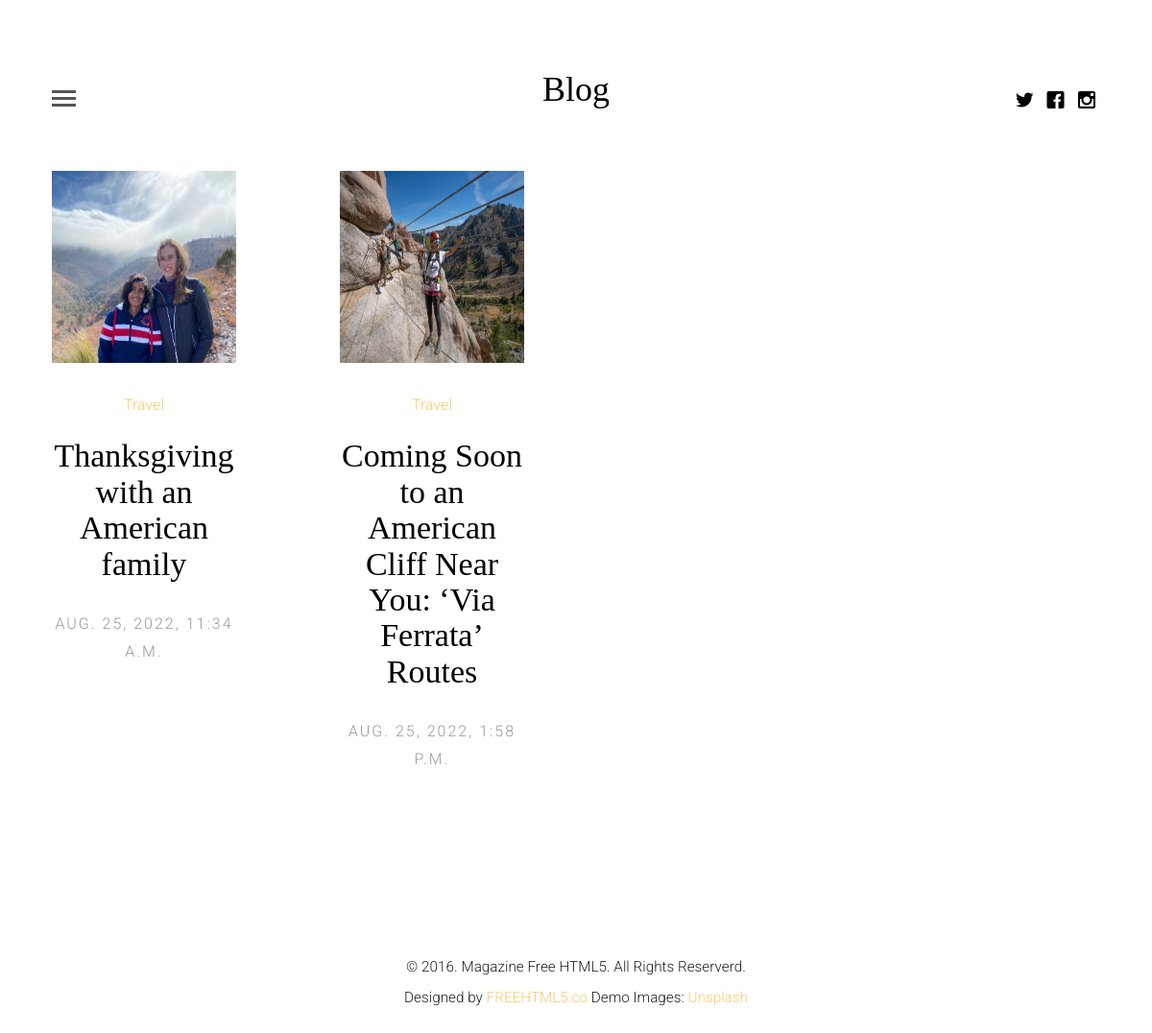
The page /topic/Travel/ on the database its author committed.
### app/models.py (models this page shows, shortened)
class Article(models.Model):
    article_author = models.ForeignKey(Author, on_delete=models.CASCADE)
    title = models.CharField(max_length=100)
    description = models.TextField(null=True)
    category = models.ForeignKey(Category, on_delete=models.CASCADE)
    posted_on = models.DateTimeField(auto_now=False, auto_now_add=True)
    updated_on = models.DateTimeField(auto_now=True, auto_now_add=False)
    image = models.ImageField()

class Category(models.Model):
    name = models.CharField(max_length=100, null=True)

### app/views.py (the view)
# urls.py: path('topic/<name>/', views.Topic, name='topic'),
def Topic(request, name):
    cat = get_object_or_404(Category, name=name)
    all_obj = Article.objects.filter(category=cat)
    context = {
        'all_obj': all_obj,
    }
    return render(request, "category.html", context)

### templates/category.html (shortened to what this page needs)
{% extends 'base.html' %}
{% load static %}
{% block content %}
	<div class="container-fluid">
		<div class="row fh5co-post-entry">
			{% for obj in all_obj %}
			<article class="col-lg-3 col-md-3 col-sm-3 col-xs-6 col-xxs-12 animate-box">
				<figure>
					<a  href="{% url 'single_article' obj.id %}"><img style="height:200px; width:250px;" src="{{obj.image.url}}" alt="Image" class="img-responsive"></a>
				</figure>
				<span class="fh5co-meta"><a href="{% url 'topic' obj.category.name %}">{{obj.category.name}}</a></span>
				<h2 class="fh5co-article-title"><a href="{% url 'single_article' obj.id %}">{{obj.title}}</a></h2>
				<span class="fh5co-meta fh5co-date">{{obj.posted_on}}</span>
			</article>
			{% endfor %}
		</div>
	</div>
{% endblock %}

### app/static/css/style.css (style rules this page uses)
body { font-family: "Roboto", arial, sans-serif; font-size: 18px; font-weight: 300; line-height: 1.8; color: #222; background: #fff; }
a { color: #f7c873; -webkit-transition: 0.5s; -o-transition: 0.5s; transition: 0.5s; }
h1, h2, h3, h4, h5, h6 { font-family: "Playfair Display", times, serif; color: #000; }
@media screen and (max-width: 1200px) { .fh5co-post-entry article { margin-bottom: 80px; padding-left: 10px; padding-right: 10px; } }
.fh5co-post-entry article { text-align: center; float: left; margin-bottom: 110px; padding-left: 3em; padding-right: 3em; }
.fh5co-post-entry article a img { opacity: 1; -webkit-transition: 0.5s; -o-transition: 0.5s; transition: 0.5s; }
.fh5co-post-entry article figure { margin-bottom: 30px; }
.fh5co-post-entry article h2 { font-family: "Playfair Display", times, serif; font-size: 34px; color: #000; margin-bottom: 30px; }
.fh5co-post-entry article h2 a { color: #000; }
.fh5co-post-entry article .fh5co-meta { font-size: 16px; font-family: "Roboto", arial, sans-serif; color: #999999; margin-bottom: 20px; display: block; }
.fh5co-post-entry article .fh5co-meta.fh5co-date { text-transform: uppercase; letter-spacing: 2px; }
.js .to-animate, .js .to-animate-2, .js .animate-box { opacity: 0; }

### rows shown on the page
Article: image (picture), category.name "Travel", title "Thanksgiving with an American family", posted_on "AUG. 25, 2022, 11:34 A.M."
Article: image (picture), category.name "Travel", title "Coming Soon to an American Cliff Near You: ‘Via Ferrata’ Routes", posted_on "AUG. 25, 2022, 1:58 P.M."
